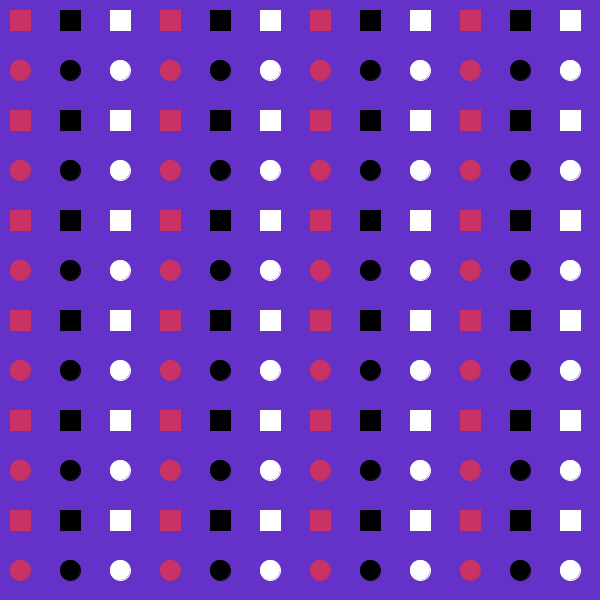
Frame 1 (no input)
Frame 60 (the mouse pressed at the canvas centre just before this capture): identical to frame 1, image omitted
Frame 120 (the mouse held since frame 60 and released just before this capture): identical to frame 1, image omitted

The Processing sketch that drew this single still picture (run headless with seeded random() and noise(); from frame 60 on, the mouse is pressed at the canvas centre):

// Processing sketch: pattern04
// ── pattern04.pde
void setup(){
  size(600,600);
  fill(0);
  rectMode(CENTER);
}

void draw(){
  background(100, 50, 200);
  int c=0;
  int f = 0;
  for(int i=20; i<width; i+=50){
    c++; f=0;
    for(int j=20; j<height; j+=50){
      f++;
      if(c%3==0){
        fill(255); stroke(255);
      }
      else if(c%3==1){
        fill(200, 50, 100); stroke(200, 50, 100);
      }
      else {
        fill(0); stroke(0);
      }
      if(f%2==0){
        ellipse(i, j, 20, 20);
      }
      else {
        rect(i,j,20,20);
      }
    }
  }
}
